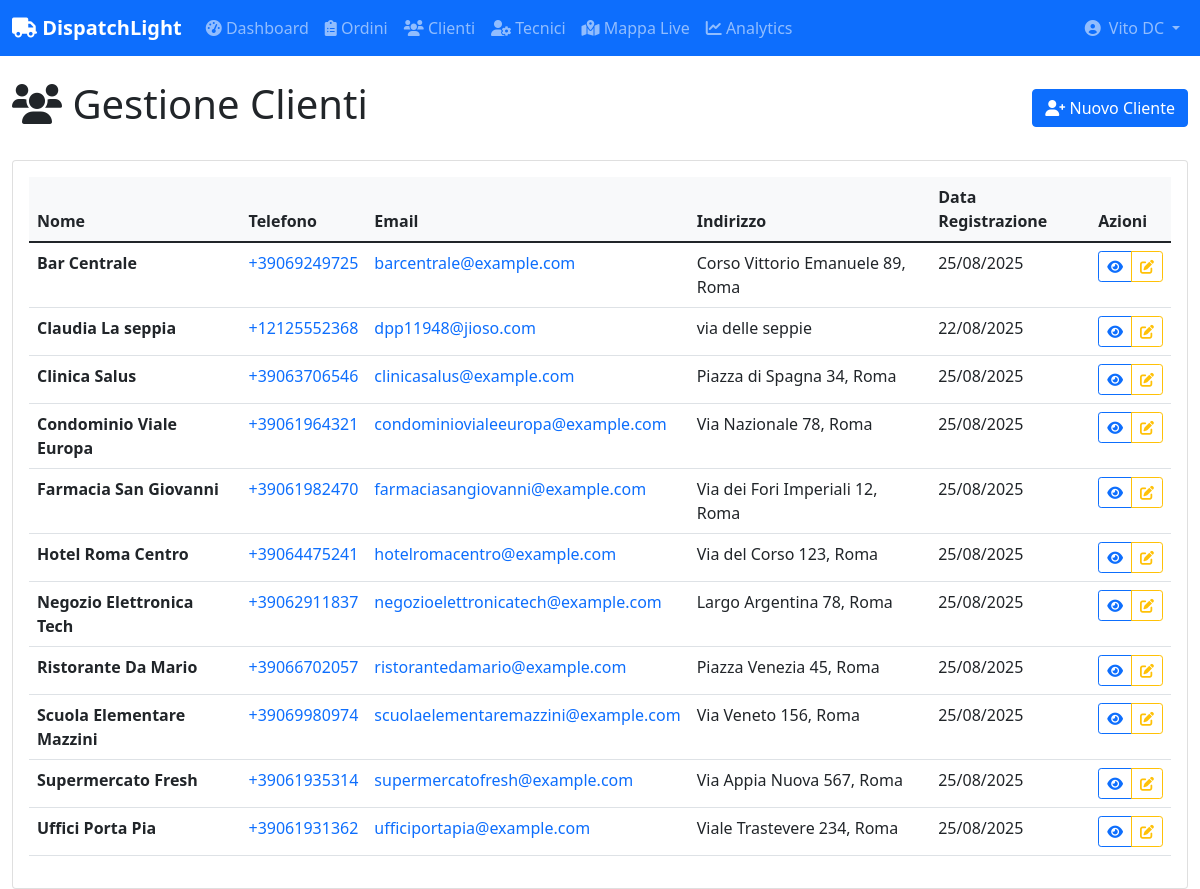
The app's page /customers/ (signed in) with its own data.
### core/models.py (models this page shows, shortened)
class Customer(models.Model):
    company = models.ForeignKey(Company, on_delete=models.CASCADE, related_name='customers')
    name = models.CharField(max_length=200)
    phone = PhoneNumberField()
    email = models.EmailField(blank=True, null=True)
    address = models.TextField()
    latitude = models.DecimalField(max_digits=10, decimal_places=8, blank=True, null=True)
    longitude = models.DecimalField(max_digits=11, decimal_places=8, blank=True, null=True)
    notes = models.TextField(blank=True, null=True)
    created_at = models.DateTimeField(auto_now_add=True)

### core/views.py (the view)
# urls.py: path('customers/', views.CustomerListView.as_view(), name='customer_list'),
class CustomerListView(LoginRequiredMixin, ListView):
    model = Customer
    template_name = 'core/customer_list.html'
    context_object_name = 'customers'
    paginate_by = 20
    def get_queryset(self):
        company = get_user_company(self.request.user)
        if company:
            return Customer.objects.filter(company=company).order_by('name')
        return Customer.objects.none()

### core/views.py (called while the page is built)
def get_user_company(user):
    try:
        return user.owned_companies.first() or \
               Technician.objects.get(user=user).company
    except:
        return None

### templates/core/customer_list.html (shortened to what this page needs)
{% extends 'base.html' %}
{% block content %}
<div class="row">
    <div class="col-12">
        <div class="d-flex justify-content-between align-items-center mb-4">
            <h1><i class="fas fa-users"></i> Gestione Clienti</h1>
            <a href="{% url 'core:customer_create' %}" class="btn btn-primary">
                <i class="fas fa-user-plus"></i> Nuovo Cliente
            </a>
        </div>
    </div>
</div>
<div class="row">
    <div class="col-12">
        <div class="card">
            <div class="card-body">
                {% if customers %}
                <div class="table-responsive">
                    <table class="table table-hover">
                        <thead>
                            <tr>
                                <th>Nome</th>
                                <th>Telefono</th>
                                <th>Email</th>
                                <th>Indirizzo</th>
                                <th>Data Registrazione</th>
                                <th>Azioni</th>
                            </tr>
                        </thead>
                        <tbody>
                            {% for customer in customers %}
                            <tr>
                                <td><strong>{{ customer.name }}</strong></td>
                                <td>
                                    <a href="tel:{{ customer.phone }}" class="text-decoration-none">
                                        {{ customer.phone }}
                                    </a>
                                </td>
                                <td>
                                    {% if customer.email %}
                                        <a href="mailto:{{ customer.email }}" class="text-decoration-none">
                                            {{ customer.email }}
                                        </a>
                                    {% else %}
                                        <span class="text-muted">-</span>
                                    {% endif %}
                                </td>
                                <td>{{ customer.address|truncatechars:50 }}</td>
                                <td>{{ customer.created_at|date:"d/m/Y" }}</td>
                                <td>
                                    <div class="btn-group" role="group">
                                        <a href="{% url 'core:customer_detail' customer.pk %}"
                                           class="btn btn-sm btn-outline-primary"
                                           title="Visualizza dettagli">
                                            <i class="fas fa-eye"></i>
                                        </a>
                                        <a href="{% url 'core:customer_edit' customer.pk %}"
                                           class="btn btn-sm btn-outline-warning"
                                           title="Modifica cliente">
                                            <i class="fas fa-edit"></i>
                                        </a>
                                    </div>
                                </td>
                            </tr>
                            {% endfor %}
                        </tbody>
                    </table>
                </div>
                {% endif %}
            </div>
        </div>
    </div>
</div>
{% endblock %}

### templates/base.html (shortened to what this page needs)
<!DOCTYPE html>
<html lang="it">
<head>
    <link href="https://cdn.jsdelivr.net/npm/bootstrap@5.1.3/dist/css/bootstrap.min.css" rel="stylesheet">
    <link href="https://cdnjs.cloudflare.com/ajax/libs/font-awesome/6.0.0/css/all.min.css" rel="stylesheet">
    {% load static %}
    <link href="{% static 'css/map.css' %}" rel="stylesheet">
</head>
<body>
    {% if user.is_authenticated %}
    <nav class="navbar navbar-expand-lg navbar-dark bg-primary">
        <div class="container-fluid">
            <a class="navbar-brand" href="{% url 'core:dashboard' %}">
                <i class="fas fa-truck"></i> DispatchLight
            </a>
            <div class="collapse navbar-collapse" id="navbarNav">
                <div class="navbar-nav me-auto">
                    <a class="nav-link" href="{% url 'core:dashboard' %}">
                        <i class="fas fa-tachometer-alt"></i> Dashboard
                    </a>
                    <a class="nav-link" href="{% url 'core:order_list' %}">
                        <i class="fas fa-clipboard-list"></i> Ordini
                    </a>
                    <a class="nav-link" href="{% url 'core:customer_list' %}">
                        <i class="fas fa-users"></i> Clienti
                    </a>
                    <a class="nav-link" href="{% url 'core:technician_list' %}">
                        <i class="fas fa-user-cog"></i> Tecnici
                    </a>
                    <a class="nav-link" href="{% url 'core:live_map' %}">
                        <i class="fas fa-map-marked-alt"></i> Mappa Live
                    </a>
                    <a class="nav-link" href="{% url 'core:analytics' %}">
                        <i class="fas fa-chart-line"></i> Analytics
                    </a>
                </div>
                <div class="navbar-nav">
                    <div class="nav-item dropdown">
                        <a class="nav-link dropdown-toggle d-flex align-items-center" href="#" role="button" data-bs-toggle="dropdown" aria-expanded="false">
                            <i class="fas fa-user-circle me-2"></i>
                            {{ user.get_full_name|default:user.username }}
                        </a>
                    </div>
                </div>
            </div>
        </div>
    </nav>
    {% endif %}
    <main class="{% if user.is_authenticated %}container-fluid mt-4{% endif %}">
        {% block content %}
        {% endblock %}
    </main>
</body>
</html>

### templates/base.html (style rules this page uses)
.navbar-brand { font-weight: bold; }
.table th { background-color: #f8f9fa; }
.navbar-nav .dropdown-toggle::after { margin-left: 0.5rem; }

### records on screen
Customer: name "Bar Centrale", phone "+39069249725", email "barcentrale@example.com", address "Corso Vittorio Emanuele 89, Roma", created_at "25/08/2025"
Customer: name "Claudia La seppia", phone "+12125552368", email "dpp11948@jioso.com", address "via delle seppie", created_at "22/08/2025"
Customer: name "Clinica Salus", phone "+39063706546", email "clinicasalus@example.com", address "Piazza di Spagna 34, Roma", created_at "25/08/2025"
Customer: name "Condominio Viale Europa", phone "+39061964321", email "condominiovialeeuropa@example.com", address "Via Nazionale 78, Roma", created_at "25/08/2025"
Customer: name "Farmacia San Giovanni", phone "+39061982470", email "farmaciasangiovanni@example.com", address "Via dei Fori Imperiali 12, Roma", created_at "25/08/2025"
Customer: name "Hotel Roma Centro", phone "+39064475241", email "hotelromacentro@example.com", address "Via del Corso 123, Roma", created_at "25/08/2025"
Customer: name "Negozio Elettronica Tech", phone "+39062911837", email "negozioelettronicatech@example.com", address "Largo Argentina 78, Roma", created_at "25/08/2025"
Customer: name "Ristorante Da Mario", phone "+39066702057", email "ristorantedamario@example.com", address "Piazza Venezia 45, Roma", created_at "25/08/2025"
Customer: name "Scuola Elementare Mazzini", phone "+39069980974", email "scuolaelementaremazzini@example.com", address "Via Veneto 156, Roma", created_at "25/08/2025"
Customer: name "Supermercato Fresh", phone "+39061935314", email "supermercatofresh@example.com", address "Via Appia Nuova 567, Roma", created_at "25/08/2025"
Customer: name "Uffici Porta Pia", phone "+39061931362", email "ufficiportapia@example.com", address "Viale Trastevere 234, Roma", created_at "25/08/2025"

### other values on screen
{{ user.get_full_name|default:user.username }} "Vito DC"
